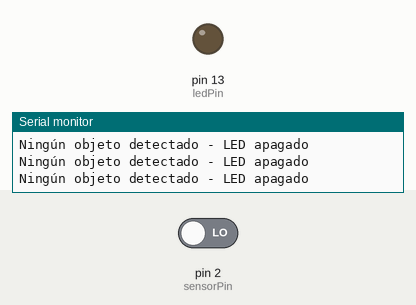
Recording of a sketch running on a simulated Arduino Uno, built with avr-gcc and run on an emulated ATmega328P. Parts: output pins drawn as LEDs (lit = HIGH), the last lines printed to the serial monitor. The inputs (shaded band) are chosen by the test bench; at power-on: pin 2 (sensorPin) LOW.

Above: at 1.8 s.
1.9 s: pin 2 (sensorPin) driven HIGH
At 2.6 s:
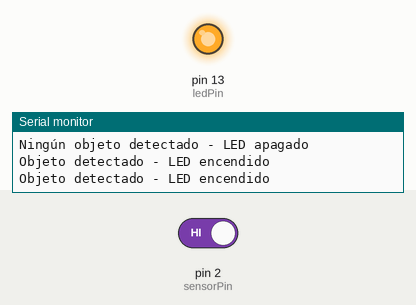
3.5 s: pin 2 (sensorPin) driven LOW
At 3.8 s:
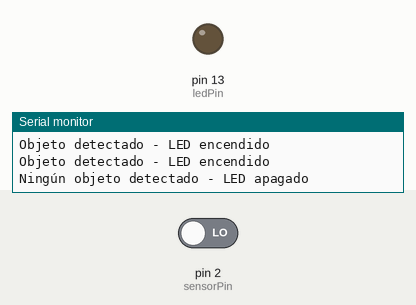
Timing chart, 0 to 6.5 s (numbered marks = the images above; inputs shaded):
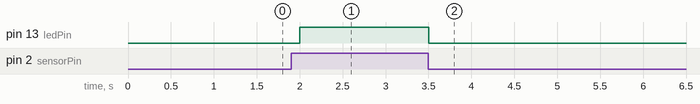

The sketch:

sketch_feb19b.ino
```cpp
// Definir los pines donde está conectado el sensor infrarrojo y el LED
const int sensorPin = 2; // Cambiar al pin que estás utilizando
const int ledPin = 13;

void setup() {
  // Inicializar el puerto serial para la comunicación
  Serial.begin(9600);
  // Configurar el pin del sensor como entrada
  pinMode(sensorPin, INPUT);
  // Configurar el pin del LED como salida
  pinMode(ledPin, OUTPUT);
}

void loop() {
  // Leer el estado del sensor infrarrojo (HIGH o LOW)
  int sensorState = digitalRead(sensorPin);

  // Si el sensor detecta un objeto (estado HIGH), encender el LED
  if (sensorState == HIGH) {
    digitalWrite(ledPin, HIGH); // Encender el LED
    Serial.println("Objeto detectado - LED encendido");
  } else {
    digitalWrite(ledPin, LOW); // Apagar el LED
    Serial.println("Ningún objeto detectado - LED apagado");
  }

  // Esperar un breve tiempo antes de volver a leer el sensor
  delay(500);
}
```

Measured:
- after the input at 1.9 s, pin 13 (ledPin): LOW → HIGH after 0.10 s
- after the input at 3.5 s, pin 13 (ledPin): HIGH → LOW at once
